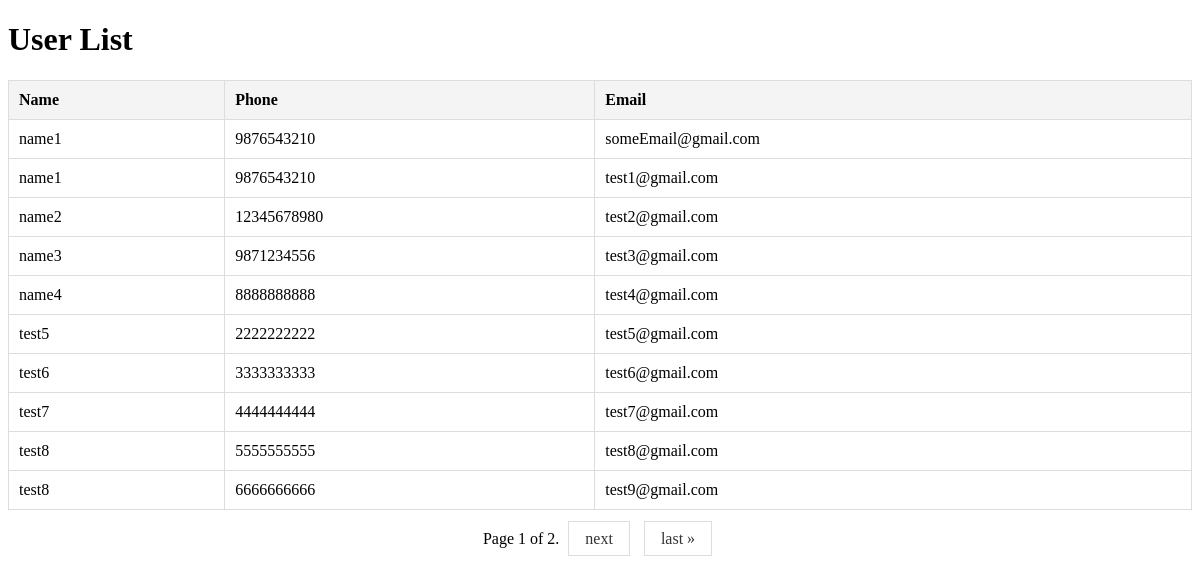
Page /manageUsers/user_list on the committed database.
### ManageUsers/models.py (models this page shows)
class UserData(models.Model):
    name = models.TextField()
    phone = models.CharField(max_length=15)
    email = models.TextField()

### ManageUsers/views.py (the view)
# urls.py: path("user_list",views.user_list,name='user_list')
def user_list(request):
    user_data_list = UserData.objects.all()
    paginator = Paginator(user_data_list, 10)
    page_number = request.GET.get('page')
    page_obj = paginator.get_page(page_number)
    return render(request, 'UserData/UserData.html', {'page_obj': page_obj})

### ManageUsers/templates/UserData/UserData.html (shortened to what this page needs)
<!DOCTYPE html>
<html lang="en">
<head>
</head>
<body>
    <h1>User List</h1>
    <table>
        <thead>
            <tr>
                <th>Name</th>
                <th>Phone</th>
                <th>Email</th>
            </tr>
        </thead>
        <tbody>
            {% for user in page_obj %}
                <tr>
                    <td>{{ user.name }}</td>
                    <td>{{ user.phone }}</td>
                    <td>{{ user.email }}</td>
                </tr>
            {% empty %}
                <tr>
                    <td colspan="3">No users found.</td>
                </tr>
            {% endfor %}
        </tbody>
    </table>
    <div class="pagination">
        <span class="step-links">
            <span class="current">
                Page {{ page_obj.number }} of {{ page_obj.paginator.num_pages }}.
            </span>
            {% if page_obj.has_next %}
                <a href="?page={{ page_obj.next_page_number }}">next</a>
                <a href="?page={{ page_obj.paginator.num_pages }}">last &raquo;</a>
            {% endif %}
        </span>
    </div>
</body>
</html>

### ManageUsers/templates/UserData/UserData.html (style rules this page uses)
table { width: 100%; border-collapse: collapse; }
th, td { padding: 10px; text-align: left; border: 1px solid #ddd; }
th { background-color: #f4f4f4; }
.pagination { display: flex; justify-content: center; margin-top: 20px; }
.pagination a { margin: 0 5px; padding: 8px 16px; border: 1px solid #ddd; text-decoration: none; color: #333; }

### rows in the picture
UserData: name "name1", phone "9876543210", email "someEmail@gmail.com"
UserData: name "name1", phone "9876543210", email "test1@gmail.com"
UserData: name "name2", phone "12345678980", email "test2@gmail.com"
UserData: name "name3", phone "9871234556", email "test3@gmail.com"
UserData: name "name4", phone "8888888888", email "test4@gmail.com"
UserData: name "test5", phone "2222222222", email "test5@gmail.com"
UserData: name "test6", phone "3333333333", email "test6@gmail.com"
UserData: name "test7", phone "4444444444", email "test7@gmail.com"
UserData: name "test8", phone "5555555555", email "test8@gmail.com"
UserData: name "test8", phone "6666666666", email "test9@gmail.com"

### other values in the picture
{{ page_obj.number }} "1"
{{ page_obj.paginator.num_pages }} "2"
